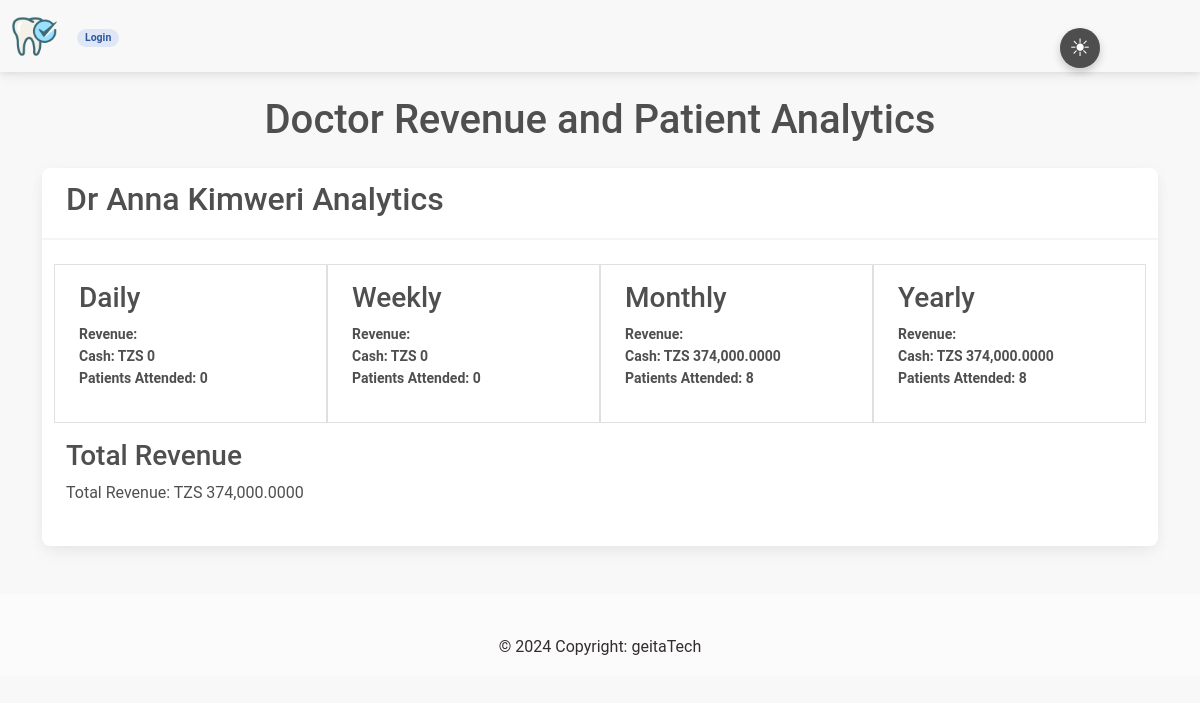
The page /analytics/doctors/ on the database as committed earlier.
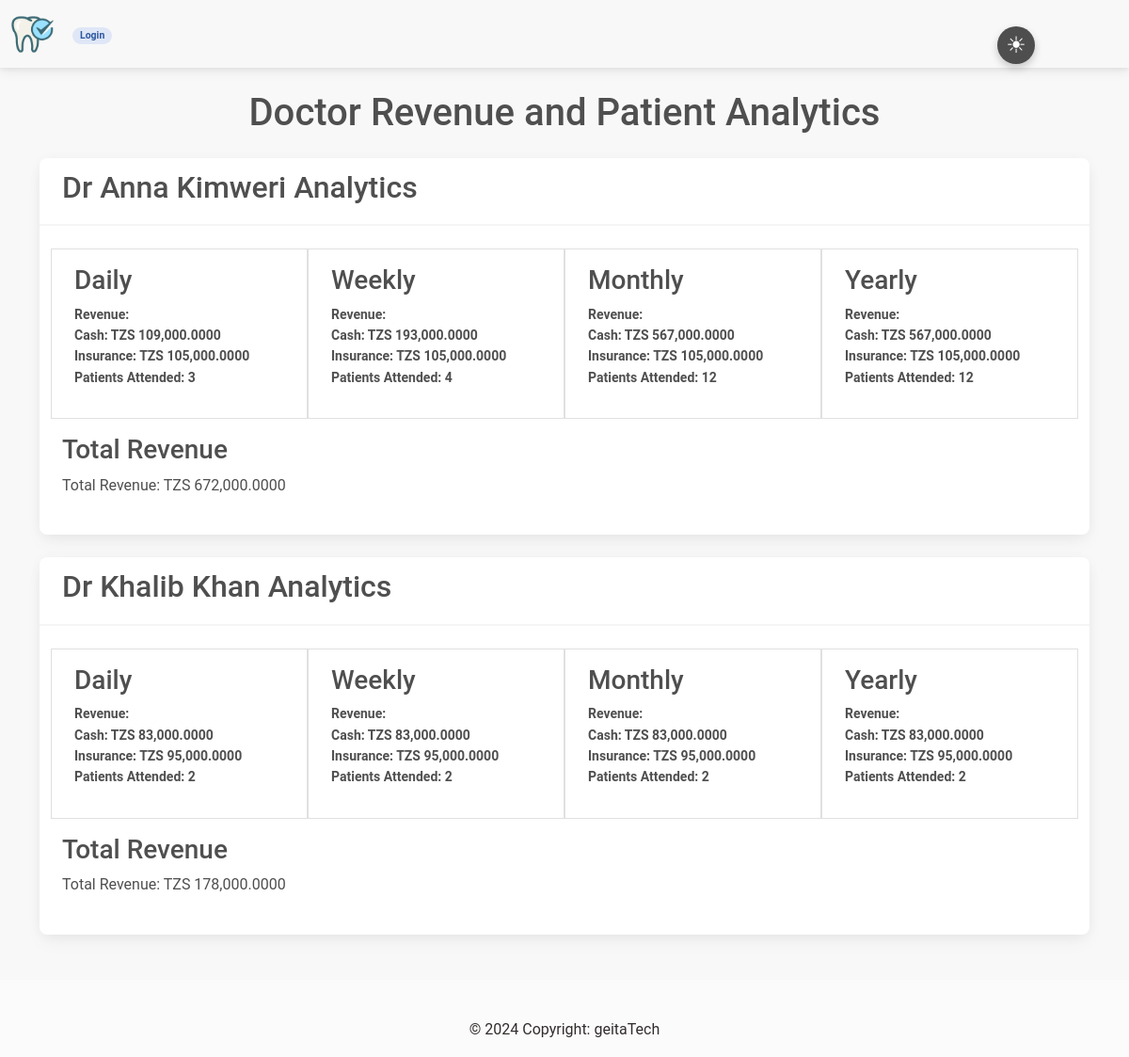
The same page on the database as committed later.
### patient/models.py (models this page shows, shortened)
class Doctor(models.Model):
    name = models.CharField(max_length=255)

class PaymentType(models.Model):
    name = models.CharField(max_length=255)

### patient/views.py (the view)
# urls.py: path('analytics/doctors/', views.AnalyticsByDoctorView.as_view(), name='analytics_by_doctor'),
class AnalyticsByDoctorView(View):
    def get(self, request, *args, **kwargs):
        doctors = Doctor.objects.all()
        today = datetime.now().date()
        last_week_start = today - timedelta(days=today.weekday())
        last_month_start = today.replace(day=1)
        last_year_start = today.replace(month=1, day=1)
        doctor_data = []
        for doctor in doctors:
            daily_revenue = self.aggregate_revenue(doctor, today, today)
            weekly_revenue = self.aggregate_revenue(doctor, last_week_start, today)
            monthly_revenue = self.aggregate_revenue(doctor, last_month_start, today)
            yearly_revenue = self.aggregate_revenue(doctor, last_year_start, today)
            total_revenue = self.calculate_total_revenue(doctor, last_year_start, today)
            daily_patients = self.count_patients(doctor, today, today)
            weekly_patients = self.count_patients(doctor, last_week_start, today)
            monthly_patients = self.count_patients(doctor, last_month_start, today)
            yearly_patients = self.count_patients(doctor, last_year_start, today)
            doctor_data.append({
                'doctor': doctor,
                'daily_revenue': daily_revenue,
                'weekly_revenue': weekly_revenue,
                'monthly_revenue': monthly_revenue,
                'yearly_revenue': yearly_revenue,
                'total_revenue': total_revenue,
                'daily_patients': daily_patients,
                'weekly_patients': weekly_patients,
                'monthly_patients': monthly_patients,
                'yearly_patients': yearly_patients,
            })
        context = {
            'doctor_data': doctor_data,
        }
        return render(request, 'analytics_by_doctor.html', context)
    def aggregate_revenue(self, doctor, start_date, end_date):
        revenue_data = []
        payment_types = doctor.medicalhistory_set.values('payment_type__name').annotate(count=Count('id'))
        for payment_type in payment_types:
            total_revenue = 0
            medical_histories = doctor.medicalhistory_set.filter(
                payment_type__name=payment_type['payment_type__name'],
                created_at__date__range=(start_date, end_date)
            )
            for history in medical_histories:
                total_revenue += history.calculate_total_price()
            revenue_data.append({
                'payment_type': payment_type['payment_type__name'],
                'total_revenue': total_revenue,
            })
        return revenue_data
    def calculate_total_revenue(self, doctor, start_date, end_date):
        total_revenue = 0
        medical_histories = doctor.medicalhistory_set.filter(
            created_at__date__range=(start_date, end_date)
        )
        for history in medical_histories:
            total_revenue += history.calculate_total_price()
        return total_revenue
    def count_patients(self, doctor, start_date, end_date):
        return doctor.medicalhistory_set.filter(
            created_at__date__range=(start_date, end_date)
        ).count()

### patient/template_context.py (called while the page is built)
def upcoming_follow_up_count(request):
    today = datetime.now().date()
    tomorrow = today + timedelta(days=1)
    upcoming_follow_up_count = MedicalHistory.objects.filter(follow_up_date=tomorrow).count()
    return {'upcoming_follow_up_count': upcoming_follow_up_count}

### patient/templates/analytics_by_doctor.html (shortened to what this page needs)
{% extends 'base.html' %}
{% load humanize %}
{% block content %}
<div class="container mb-5">
    <h1 class="mt-4 text-center">Doctor Revenue and Patient Analytics</h1>
    {% for doctor_data in doctor_data %}
        <div class="card mt-4">
            <div class="card-header">
                <h2 class="card-title">{{ doctor_data.doctor.name }} Analytics</h2>
            </div>
            <div class="card-body">
                <div class="row">
                    <div class="col-md-3 border border-1 px-4 py-3">
                        <h3 class="card-title">Daily</h3>
                        <ul class="list-unstyled">
                            <li>Revenue:</li>
                            {% for entry in doctor_data.daily_revenue %}
                                <li>{{ entry.payment_type }}: TZS {{ entry.total_revenue|intcomma }}</li>
                            {% endfor %}
                            <li>Patients Attended: {{ doctor_data.daily_patients }}</li>
                        </ul>
                    </div>
                    <div class="col-md-3 border border-1 px-4 py-3">
                        <h3 class="card-title">Weekly</h3>
                        <ul class="list-unstyled">
                            <li>Revenue:</li>
                            {% for entry in doctor_data.weekly_revenue %}
                                <li>{{ entry.payment_type }}: TZS {{ entry.total_revenue|intcomma }}</li>
                            {% endfor %}
                            <li>Patients Attended: {{ doctor_data.weekly_patients }}</li>
                        </ul>
                    </div>
                    <div class="col-md-3 border border-1 px-4 py-3">
                        <h3 class="card-title">Monthly</h3>
                        <ul class="list-unstyled">
                            <li>Revenue:</li>
                            {% for entry in doctor_data.monthly_revenue %}
                                <li>{{ entry.payment_type }}: TZS {{ entry.total_revenue|intcomma }}</li>
                            {% endfor %}
                            <li>Patients Attended: {{ doctor_data.monthly_patients }}</li>
                        </ul>
                    </div>
                    <div class="col-md-3 border border-1 px-4 py-3">
                        <h3 class="card-title">Yearly</h3>
                        <ul class="list-unstyled">
                            <li>Revenue:</li>
                            {% for entry in doctor_data.yearly_revenue %}
                                <li>{{ entry.payment_type }}: TZS {{ entry.total_revenue|intcomma }}</li>
                            {% endfor %}
                            <li>Patients Attended: {{ doctor_data.yearly_patients }}</li>
                        </ul>
                    </div>
                </div>
                <h3 class="mt-3">Total Revenue</h3>
                <p>Total Revenue: TZS {{ doctor_data.total_revenue|intcomma }}</p>
            </div>
        </div>
    {% endfor %}
</div>
{% endblock %}

Rows that differ between the two databases and show on the page:
computed for Doctor "Dr Anna Kimweri": daily_patients "0" → "3"; weekly_patients "0" → "4"; monthly_patients "8" → "12"; yearly_patients "8" → "12"; total_revenue "374,000.0000" → "672,000.0000"
computed for PaymentType "Cash": total_revenue "0" → "109,000.0000"; total_revenue "0" → "193,000.0000"; total_revenue "374,000.0000" → "567,000.0000"
now on this page (row unchanged): PaymentType: payment_type "Insurance", total_revenue "105,000.0000", total_revenue "95,000.0000"
added Doctor: doctor.name "Dr Khalib Khan", daily_patients "2", weekly_patients "2", monthly_patients "2", yearly_patients "2", total_revenue "178,000.0000", PaymentType (payment_type "Cash", total_revenue "83,000.0000")
